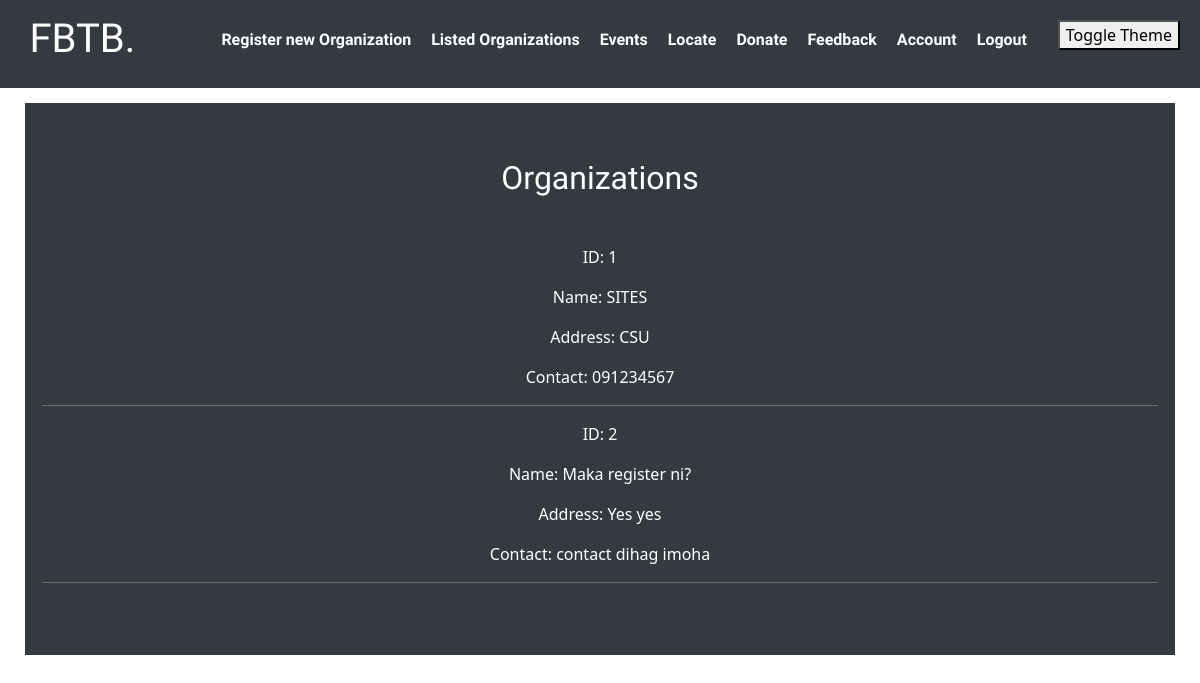
/orglist (signed in), run on an earlier commit of the app's database.
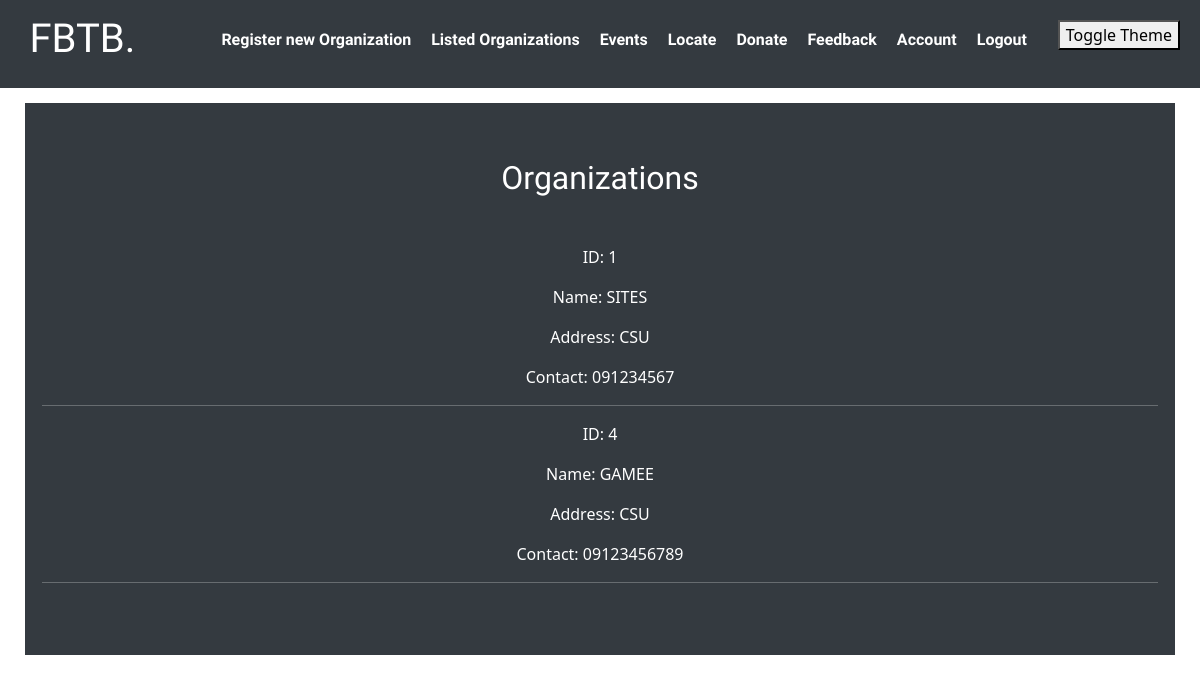
And on a later commit of the database.
### crm/models.py (models this page shows, shortened)
class Info(models.Model):
    org_name = models.CharField(max_length=64)
    address = models.CharField(max_length=200)
    contact_info = models.CharField(max_length=200)
    user_id = models.ForeignKey(settings.AUTH_USER_MODEL, on_delete=models.CASCADE, null=True)

### crm/views.py (the view)
# urls.py: path('orglist', views.org_info, name="orglist"),
@login_required(login_url="my-login")
def org_info(request):
    info = Info.objects.all()
    context = {'info':info}
    return render(request, 'crm/orglist.html',context=context)

### crm/templates/crm/orglist.html (shortened to what this page needs)
<!DOCTYPE html>
<html lang="en">
<head>
  {% load static %}
  <link href="assets/vendor/bootstrap/css/bootstrap.min.css" rel="stylesheet">
  <link href="assets/vendor/bootstrap-icons/bootstrap-icons.css" rel="stylesheet">
  <link href="assets/vendor/aos/aos.css" rel="stylesheet">
  <link href="assets/vendor/glightbox/css/glightbox.min.css" rel="stylesheet">
  <link href="assets/vendor/swiper/swiper-bundle.min.css" rel="stylesheet">
  <link href="{% static 'main.css' %}" rel="stylesheet">
</head>
<body>
  <header id="header" class="header d-flex align-items-center">
    <div class="container-fluid container-xl d-flex align-items-center justify-content-between">
      <a href="{% url 'dashboard' %}" class="logo d-flex align-items-center">
        <h1>FBTB<span>.</span></h1>
      </a>
      <nav id="navbar" class="navbar">
        <ul>
          <li><a href="{% url 'registerorg' %}">Register new Organization</a></li>
          <li><a href="{% url 'orglist' %}">Listed Organizations</a></li>
          <li><a href="{% url 'dashboard' %}">Events</a></li>
          <li><a href="{% url 'locate' %}">Locate</a></li>
          <li><a href="{% url 'donate' %}">Donate</a></li>
          <li><a href="{% url 'feedback' %}">Feedback</a></li>
          <li><a href="{% url 'account' %}">Account</a></li>
          <li><a href="{% url 'user-logout' %}">Logout</a></li>
        </ul>
      </nav>
    </div>
  </header>
  <section id="hero" class="hero py-5 d-flex align-items-center">
    <div class="container py-2">
      <div class="row">
        <div class="col">
          <div class="hero-content">
            <h2 class="text-center mb-5">Organizations</h2>
          <div class="organization-info">
            {% for info in info %}
              <p>ID: {{ info.id }}</p>
              <p>Name: {{ info.org_name }}</p>
              <p>Address: {{ info.address }}</p>
              <p>Contact: {{ info.contact_info }}</p>
              <hr>
            {% endfor %}
          </div>
        </div>
      </div>
    </div>
  </section>
<button id="theme-toggle" onclick="toggleTheme()">Toggle Theme</button>
</body>
</html>

What changed in the data, as far as the page shows it:
removed Info: id "2", org_name "Maka register ni?", address "Yes yes", contact_info "contact dihag imoha"
added Info: id "4", org_name "GAMEE", address "CSU", contact_info "09123456789"
